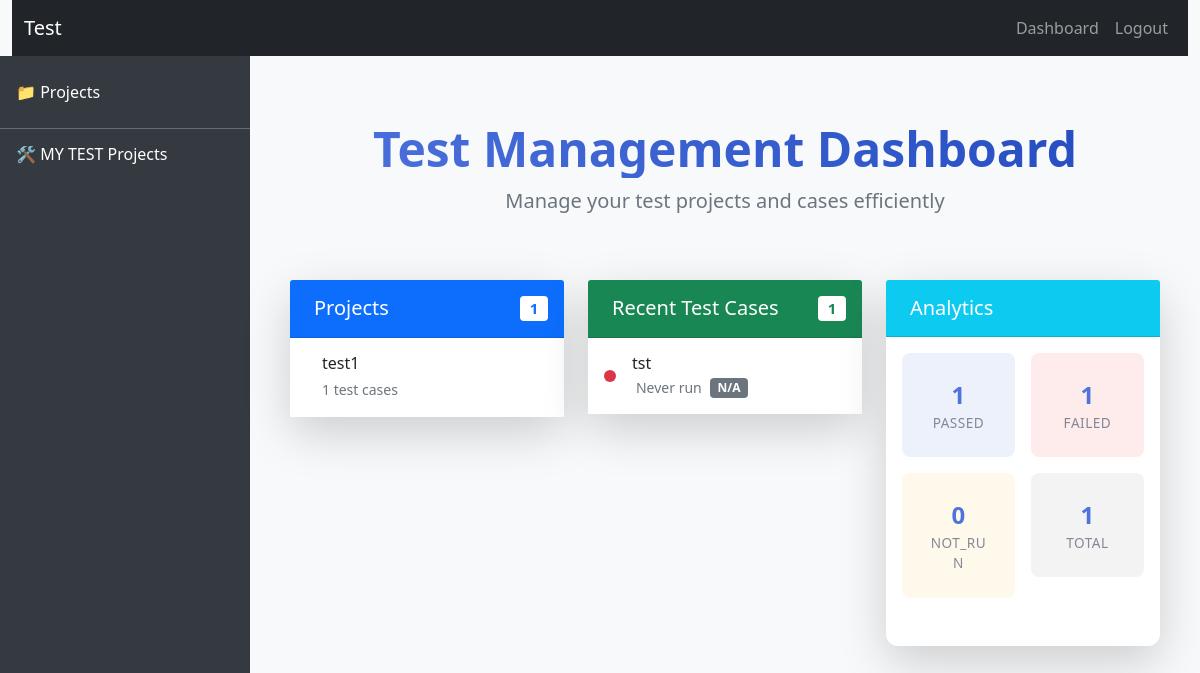
The page /dashboard (signed in) on the database its author committed.
### app.py (models this page shows)
class TestSuite(db.Model):
	id = db.Column(db.Integer, primary_key=True)
	name = db.Column(db.String(100), nullable=False)
	user_id = db.Column(db.Integer, db.ForeignKey('user.id'), nullable=False)
	abbreviation = db.Column(db.String(10), nullable=False)  # 약칭 필드
	created_at = db.Column(db.DateTime, default=func.now())
	test_cases = db.relationship('TestCase', backref='suite', lazy=True)

class TestCase(db.Model):
	id = db.Column(db.Integer, primary_key=True)
	case_id = db.Column(db.String(50), unique=True, nullable=False)  # CASE-ID
	title = db.Column(db.String(100), nullable=False)
	precondition = db.Column(db.Text)  # Precondition(전제조건)
	steps = db.Column(db.Text)
	expected_result = db.Column(db.Text)
	suite_id = db.Column(db.Integer, db.ForeignKey('test_suite.id'), nullable=False)
	user_id = db.Column(db.Integer, db.ForeignKey('user.id'), nullable=False)
	user = db.relationship('User', backref=db.backref('test_cases', lazy=True))
	created_at = db.Column(db.DateTime, default=func.now())
	status = db.Column(db.String(10), nullable=True)  # 상태값 (PASS, FAIL, NOT_RUN)

### app.py (the view)
@app.route('/dashboard')
@login_required
def dashboard():
	suites = TestSuite.query.filter_by(user_id=current_user.id).order_by(TestSuite.created_at.desc()).limit(10).all()
	cases = TestCase.query.join(TestSuite).filter(TestSuite.user_id == current_user.id).order_by(
		TestCase.created_at.desc()).limit(10).all()
	total_cases = len(cases)
	executions = TestExecution.query.join(TestCase).join(TestSuite).filter(TestSuite.user_id == current_user.id).all()
	pass_count = sum(1 for e in executions if e.result == 'PASS')
	fail_count = sum(1 for e in executions if e.result == 'FAIL')
	notrun_count = sum(1 for e in executions if e.result == 'NOT_RUN')
	return render_template('dashboard.html',
	                       suites=suites,
	                       cases=cases,
	                       total_cases=total_cases,
	                       pass_count=pass_count,
	                       fail_count=fail_count,
	                       notrun_count=notrun_count)

### app.py (called while the page is built)
@login_manager.user_loader
def load_user(user_id):
	return User.query.get(int(user_id))

### templates/dashboard.html (shortened to what this page needs)
{% extends "base.html" %}
{% block content %}
<div class="container-fluid px-4 py-5">
    <div class="row mb-5">
        <div class="col-12 text-center">
            <h1 class="display-5 fw-bold text-gradient-primary">Test Management Dashboard</h1>
            <p class="lead text-muted">Manage your test projects and cases efficiently</p>
        </div>
    </div>
    <div class="row g-4">
        <div class="col-12 col-xl-4">
            <div class="card border-0 shadow-lg hover-transform">
                <div class="card-header bg-primary text-white py-3">
                    <h2 class="h5 mb-0">
                        Projects
                        <span class="badge bg-white text-primary float-end">{{ suites|length }}</span>
                    </h2>
                </div>
                <div class="card-body p-0">
                    <div class="list-group list-group-flush">
                        {% for suite in suites %}
                        <a href="{{ url_for('view_suite', suite_id=suite.id) }}"
                           class="list-group-item list-group-item-action d-flex align-items-center py-3">
                            <div class="flex-grow-1">
                                <h6 class="mb-1 fw-semibold">{{ suite.name }}</h6>
                                <small class="text-muted">{{ suite.test_cases|length }} test cases</small>
                            </div>
                        </a>
                        {% else %}
                        <div class="text-center py-4">
                            <i class="fas fa-inbox fa-2x text-muted mb-3"></i>
                            <p class="text-muted mb-0">No projects found</p>
                        </div>
                        {% endfor %}
                    </div>
                </div>
            </div>
        </div>
        <div class="col-12 col-xl-4">
            <div class="card border-0 shadow-lg hover-transform">
                <div class="card-header bg-success text-white py-3">
                    <h2 class="h5 mb-0">
                        Recent Test Cases
                        <span class="badge bg-white text-success float-end">{{ cases|length }}</span>
                    </h2>
                </div>
                <div class="card-body p-0">
                    <div class="list-group list-group-flush">
                        {% for case in cases %}
                        <a href="{{ url_for('view_case', case_id=case.id) }}"
                           class="list-group-item list-group-item-action d-flex align-items-center py-3">
                            <div class="status-indicator bg-{{ 'success' if case.executions|selectattr('result', 'equalto', 'PASS')|list else 'danger' }} me-3"></div>
                            <div class="flex-grow-1">
                                <h6 class="mb-1 fw-semibold">{{ case.title }}</h6>
                                <div class="d-flex align-items-center">
                                    <small class="text-muted me-2">
                                        {{ case.executions[-1].executed_at|time_ago if case.executions else 'Never run'
                                        }}
                                    </small>
                                    <span class="badge bg-{{ 'success' if case.executions|selectattr('result', 'equalto', 'PASS')|list else 'secondary' }}">
                                        {{ case.executions[-1].result if case.executions else 'N/A' }}
                                    </span>
                                </div>
                            </div>
                        </a>
                        {% else %}
                        <div class="text-center py-4">
                            <i class="fas fa-inbox fa-2x text-muted mb-3"></i>
                            <p class="text-muted mb-0">No test cases found</p>
                        </div>
                        {% endfor %}
                    </div>
                </div>
            </div>
        </div>
        <div class="col-12 col-xl-4">
            <div class="card border-0 shadow-lg hover-transform h-100">
                <div class="card-header bg-info text-white py-3">
                    <h2 class="h5 mb-0">
                        Analytics
                    </h2>
                </div>
                <div class="card-body">
                    <div class="row g-3">
                        <div class="col-6">
                            <div class="metric-card bg-primary-light">
                                <div class="metric-value">{{ pass_count }}</div>
                                <div class="metric-label">Passed</div>
                            </div>
                        </div>
                        <div class="col-6">
                            <div class="metric-card bg-danger-light">
                                <div class="metric-value">{{ fail_count }}</div>
                                <div class="metric-label">Failed</div>
                            </div>
                        </div>
                        <div class="col-6">
                            <div class="metric-card bg-warning-light">
                                <div class="metric-value">{{ notrun_count }}</div>
                                <div class="metric-label">Not_Run</div>
                            </div>
                        </div>
                        <div class="col-6">
                            <div class="metric-card bg-secondary-light">
                                <div class="metric-value">{{ total_cases }}</div>
                                <div class="metric-label">Total</div>
                            </div>
                        </div>
                    </div>
                </div>
            </div>
        </div>
    </div>
</div>
{% endblock %}

### templates/base.html (shortened to what this page needs)
<!DOCTYPE html>
<html lang="en">
<head>
    <link href="https://cdn.jsdelivr.net/npm/bootstrap@5.1.3/dist/css/bootstrap.min.css" rel="stylesheet">
</head>
<body class="bg-light">
<div class="container-fluid">
    {% if current_user.is_authenticated %}
    <nav class="navbar navbar-expand-lg navbar-dark bg-dark">
        <div class="container-fluid d-flex">
            <a class="navbar-brand" href="/">Test</a>
            <div class="navbar-nav ms-auto">
                <a class="nav-link" href="/dashboard">Dashboard</a>
                <a class="nav-link" href="/logout">Logout</a>
            </div>
        </div>
    </nav>
    {% endif %}
</div>
<div>
    <div class="flex-container">
        {% if current_user.is_authenticated %}
        <nav class="flex-sidebar">
            <div class="position-sticky pt-3">
                <ul class="nav flex-column">
                    <li class="nav-item">
                        <a class="nav-link text-white" href="{{ url_for('suite_list') }}">
                            📁 Projects
                        </a>
                    </li>
                </ul>
                <hr class="text-white">
                <h6 class="px-3 text-white">
                    🛠️ MY TEST Projects
                </h6>
            </div>
        </nav>
        {% endif %}
        <main class="flex-content">
            {% block content %}
            {% endblock %}
        </main>
    </div>
</div>
</body>
</html>

### templates/base.html (style rules this page uses)
.card { margin-bottom: 2rem; box-shadow: 0 0.5rem 1rem rgba(0, 0, 0, 0.15); }
.flex-container { display: flex; min-height: 100vh; }
.flex-sidebar { flex: 0 0 250px; background-color: #343a40; color: white; }
.flex-content { flex: 1; padding: 1rem; background-color: #f8f9fa; }
.nav-link { color: white; }

### templates/dashboard.html (style rules this page uses)
:root { --primary-color: #4e73df; --secondary-color: #858796; --success-color: #1cc88a; --info-color: #36b9cc; --warning-color: #f6c23e; --danger-color: #e74a3b; }
.hover-transform { transition: transform 0.3s ease, box-shadow 0.3s ease; border-radius: 0.75rem; }
.metric-card { padding: 1.5rem; border-radius: 0.5rem; text-align: center; background: rgba(78, 115, 223, 0.1); }
.metric-value { font-size: 1.5rem; font-weight: 700; color: var(--primary-color); }
.metric-label { font-size: 0.85rem; color: var(--secondary-color); text-transform: uppercase; letter-spacing: 0.5px; }
.status-indicator { width: 12px; height: 12px; border-radius: 50%; }
.text-gradient-primary { background: linear-gradient(45deg, var(--primary-color), #224abe); -webkit-background-clip: text; -webkit-text-fill-color: transparent; }
.bg-primary-light { background: rgba(78, 115, 223, 0.1); }
.bg-danger-light { background: rgba(231, 74, 59, 0.1); }
.bg-warning-light { background: rgba(246, 194, 62, 0.1); }
.bg-secondary-light { background: rgba(133, 135, 150, 0.1); }

### rows shown on the page
TestSuite: name "test1", test_cases|length "1"
TestCase: title "tst", executions "Never run", executions "N/A"

### other values the page prints
{{ suites|length }} "1"
{{ cases|length }} "1"
{{ pass_count }} "1"
{{ fail_count }} "1"
{{ notrun_count }} "0"
{{ total_cases }} "1"
